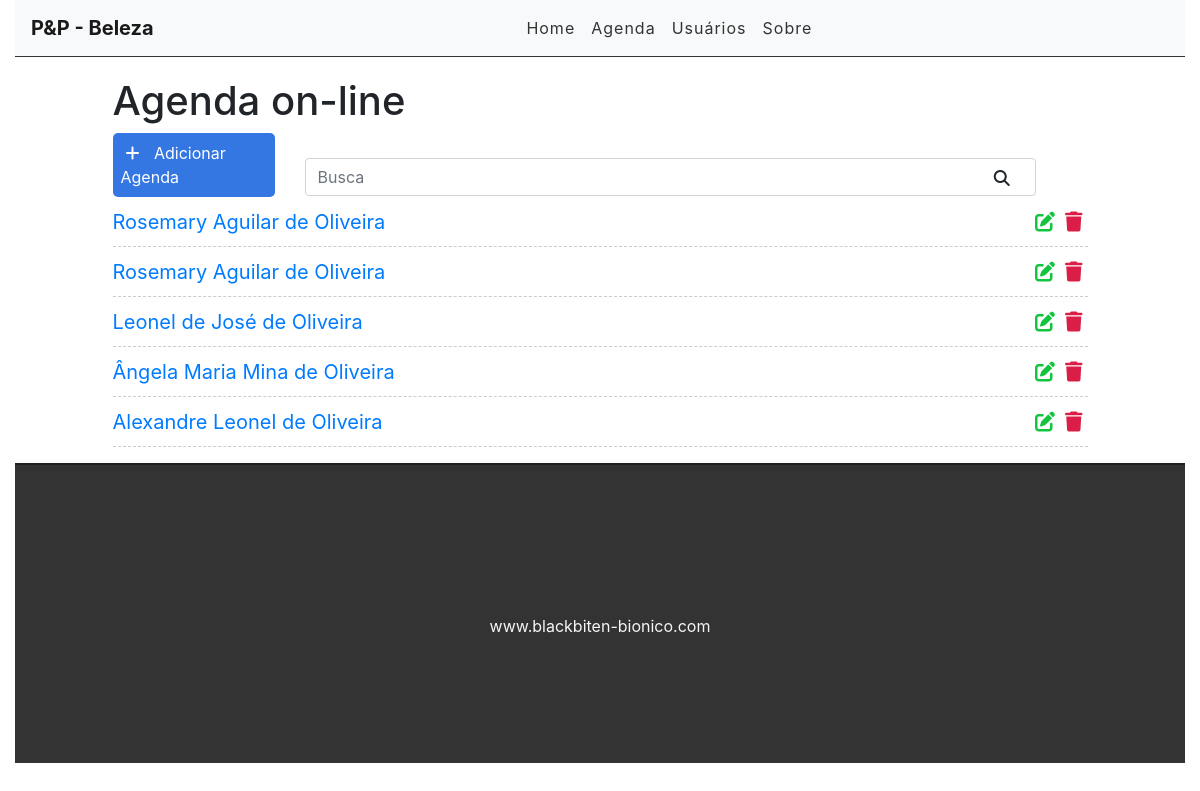
The app's page /, older data.
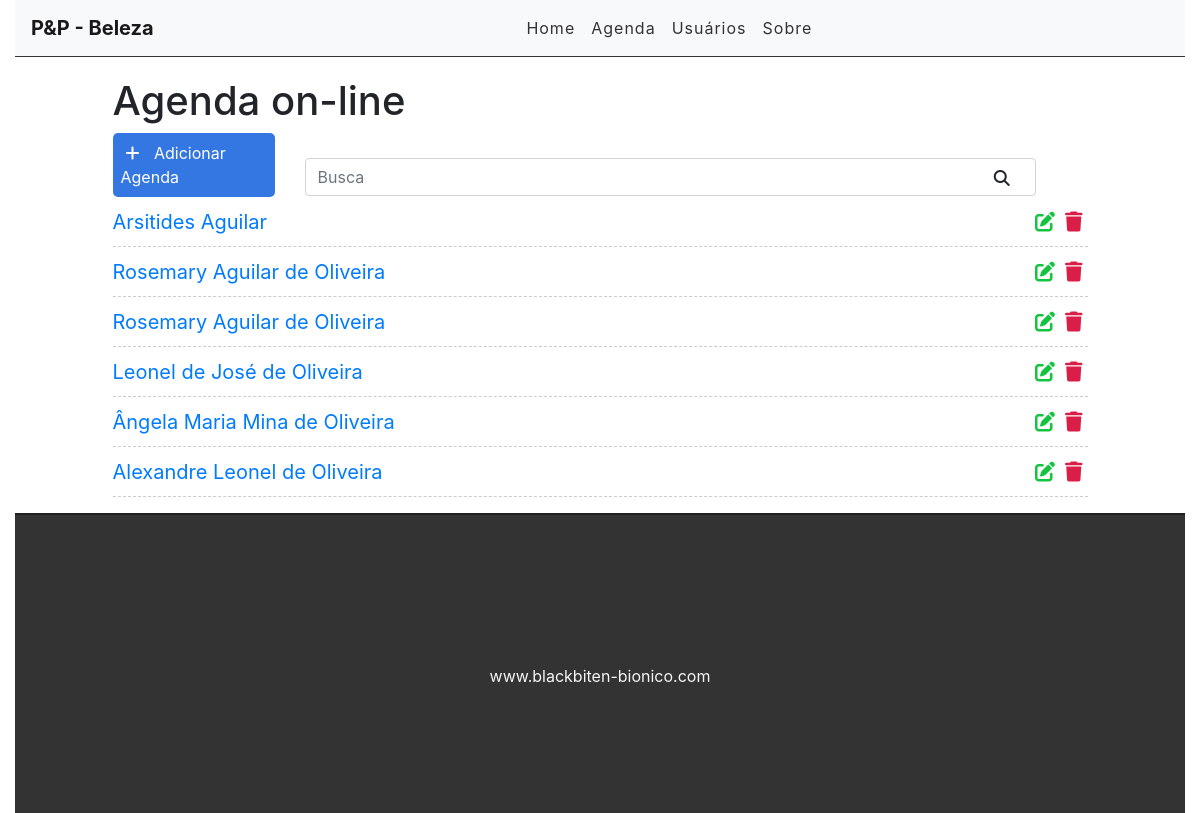
The same page, newer data.
### busca/models.py (models this page shows)
class Contato(models.Model):
    SEXO_CHOICES = (
        (u'masculino', u'Masculino'),
        (u'feminino', u'Feminino'),
    )
    STATUS_CHOICES = (
        (u'em atendimento', 'Em Atendimento'),
        (u'atendimento encerrado', 'Atendimento encerrado'),
        (u'encerrado', 'Encerrado'),
    )
    contato_id = models.AutoField(primary_key=True)
    contato_nome = models.CharField(max_length=45)
    contato_nascimento = models.DateField()
    contato_sexo = models.CharField(max_length=50, choices=SEXO_CHOICES)
    contato_email = models.CharField(max_length=50)
    contato_fone = models.CharField(max_length=11)
    description = models.TextField()
    status = models.CharField(max_length=50, choices=STATUS_CHOICES,)
    created_at = models.DateTimeField(auto_now_add=True)
    update_at = models.DateTimeField(auto_now=True)

### busca/views.py (the view)
# urls.py: path('', views.page_principal, name='principal'),
def page_principal(request):
    contatos = Contato.objects.all().order_by('-created_at')
    return render(request, 'busca/index.html', {'contatos': contatos})

### busca/templates/busca/index.html (shortened to what this page needs)
{% extends 'base.html' %}
{% block content %}
<div class="offset-1 col-10 list-div">
    <h1>Agenda on-line</h1>
    <a id="add-link" href="addcontato/">
        <div class="col-2 add-div">
          <i class="fas fa-plus"></i> Adicionar Agenda
        </div>
    </a>
    <div class="col-9 search-div">
        <input class="form-control" type="text" id="search" name="search" placeholder="Busca">
        <i class="fas fa-search"></i>
    </div>
    <ul class="task-list">
        {% for contato in contatos %}
        <li class="task-item">
            <span><a href="busca/{{contato.contato_id}}">{{ contato.contato_nome }}</a></span>
            <span><i class="fas fa-trash"></i></span>
            <a href="edit/{{contato.contato_id}}"><span><i class="fas fa-edit"></i></span></a>
        </li>
        {% endfor %}
    </ul>
</div>
{% endblock %}

Row changes from the older to the newer data that the page shows:
added Contato: contato_nome "Arsitides Aguilar"
